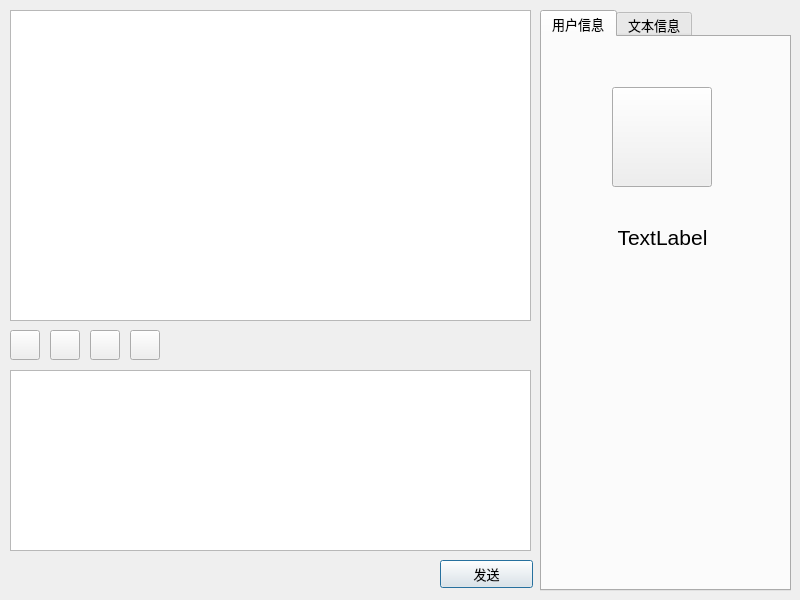
<?xml version="1.0" encoding="UTF-8"?>
<ui version="4.0">
 <class>ChatDialog</class>
 <widget class="QDialog" name="ChatDialog">
  <property name="geometry">
   <rect>
    <x>0</x>
    <y>0</y>
    <width>800</width>
    <height>600</height>
   </rect>
  </property>
  <property name="minimumSize">
   <size>
    <width>800</width>
    <height>600</height>
   </size>
  </property>
  <property name="maximumSize">
   <size>
    <width>800</width>
    <height>600</height>
   </size>
  </property>
  <property name="font">
   <font>
    <pointsize>10</pointsize>
   </font>
  </property>
  <property name="windowTitle">
   <string>Dialog</string>
  </property>
  <widget class="QTextBrowser" name="tb_chat">
   <property name="geometry">
    <rect>
     <x>10</x>
     <y>10</y>
     <width>521</width>
     <height>311</height>
    </rect>
   </property>
  </widget>
  <widget class="QTextEdit" name="te_chat">
   <property name="geometry">
    <rect>
     <x>10</x>
     <y>370</y>
     <width>521</width>
     <height>181</height>
    </rect>
   </property>
  </widget>
  <widget class="QPushButton" name="pb_send">
   <property name="geometry">
    <rect>
     <x>440</x>
     <y>560</y>
     <width>93</width>
     <height>28</height>
    </rect>
   </property>
   <property name="text">
    <string>发送</string>
   </property>
  </widget>
  <widget class="QTabWidget" name="tbw_page">
   <property name="geometry">
    <rect>
     <x>540</x>
     <y>10</y>
     <width>251</width>
     <height>581</height>
    </rect>
   </property>
   <property name="currentIndex">
    <number>0</number>
   </property>
   <widget class="QWidget" name="page_1">
    <attribute name="title">
     <string>用户信息</string>
    </attribute>
    <widget class="QPushButton" name="pb_icon">
     <property name="geometry">
      <rect>
       <x>70</x>
       <y>50</y>
       <width>100</width>
       <height>100</height>
      </rect>
     </property>
     <property name="minimumSize">
      <size>
       <width>100</width>
       <height>100</height>
      </size>
     </property>
     <property name="maximumSize">
      <size>
       <width>100</width>
       <height>100</height>
      </size>
     </property>
     <property name="text">
      <string/>
     </property>
     <property name="icon">
      <iconset resource="resource.qrc">
       <normaloff>:/tx/14.png</normaloff>:/tx/14.png</iconset>
     </property>
     <property name="iconSize">
      <size>
       <width>100</width>
       <height>100</height>
      </size>
     </property>
    </widget>
    <widget class="QLabel" name="lb_name">
     <property name="geometry">
      <rect>
       <x>30</x>
       <y>180</y>
       <width>181</width>
       <height>41</height>
      </rect>
     </property>
     <property name="font">
      <font>
       <pointsize>16</pointsize>
      </font>
     </property>
     <property name="text">
      <string>TextLabel</string>
     </property>
     <property name="alignment">
      <set>Qt::AlignCenter</set>
     </property>
    </widget>
   </widget>
   <widget class="QWidget" name="page_2">
    <attribute name="title">
     <string>文本信息</string>
    </attribute>
   </widget>
  </widget>
  <widget class="QPushButton" name="pb_tool1">
   <property name="geometry">
    <rect>
     <x>10</x>
     <y>330</y>
     <width>30</width>
     <height>30</height>
    </rect>
   </property>
   <property name="text">
    <string/>
   </property>
  </widget>
  <widget class="QPushButton" name="pb_tool2">
   <property name="geometry">
    <rect>
     <x>50</x>
     <y>330</y>
     <width>30</width>
     <height>30</height>
    </rect>
   </property>
   <property name="text">
    <string/>
   </property>
  </widget>
  <widget class="QPushButton" name="pb_tool3">
   <property name="geometry">
    <rect>
     <x>90</x>
     <y>330</y>
     <width>30</width>
     <height>30</height>
    </rect>
   </property>
   <property name="text">
    <string/>
   </property>
  </widget>
  <widget class="QPushButton" name="pb_tool4">
   <property name="geometry">
    <rect>
     <x>130</x>
     <y>330</y>
     <width>30</width>
     <height>30</height>
    </rect>
   </property>
   <property name="text">
    <string/>
   </property>
  </widget>
 </widget>
 <resources>
  <include location="resource.qrc"/>
 </resources>
 <connections/>
</ui>
